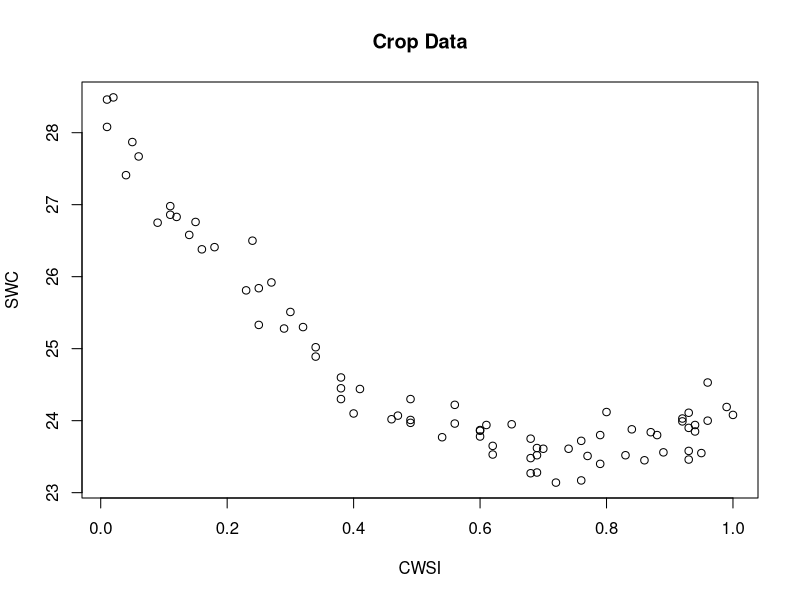

This chart was generated by the following R code:
## ---- chunk 1
knitr::opts_chunk$set(echo = TRUE)
## ---- chunk 2
#read in the data
agdat <- read.table('AgricultureWater.txt',header = T)

summary(agdat)
# head(agdat)
plot(agdat$cwsi,agdat$swc,main='Crop Data',
     xlab='CWSI',ylab='SWC')
